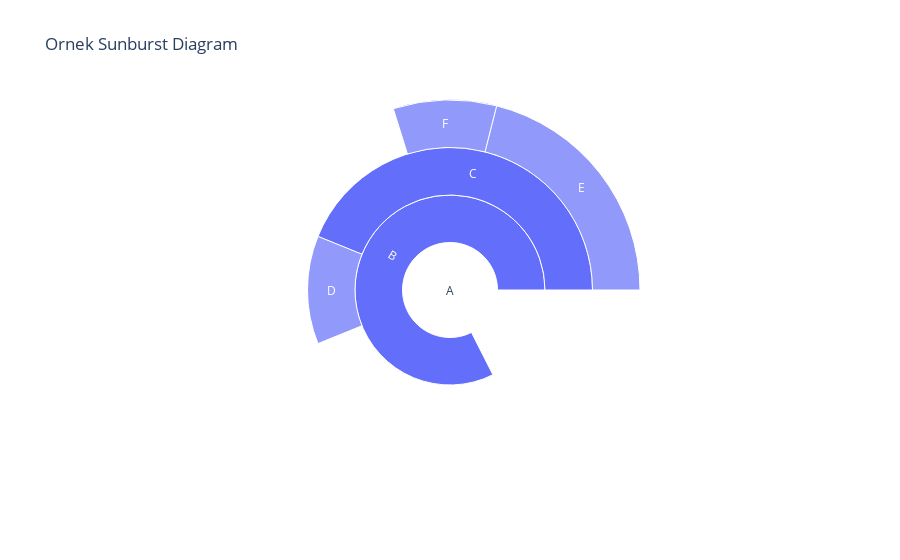

Notebook code for this chart:
### Markdown cell above
# Sunburst Diagram

### Code cell
import plotly.graph_objects as go

fig = go.Figure(go.Sunburst(
    labels=["A", "B", "C", "D", "E", "F"],
    parents=["", "A", "B", "B", "C", "C"],
    values=[10, 15, 8, 7, 12, 5],
))

fig.update_layout(title='Ornek Sunburst Diagram')
fig.write_image('sunburst_diagram.png')
fig.show()

### Figure 1 — Plotly figure (JSON) as saved in the notebook; plotly's stock layout.template omitted (floating-point values rounded to 4 significant figures)
{"data": [{"labels": ["A", "B", "C", "D", "E", "F"], "parents": ["", "A", "B", "B", "C", "C"], "type": "sunburst", "values": [10, 15, 8, 7, 12, 5]}], "layout": {"autosize": true, "title": {"text": "Ornek Sunburst Diagram"}}}
